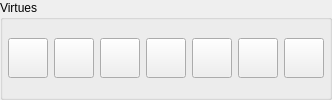
           <widget class="QGroupBox" name="CardgroupBoxVirtues">
            <property name="title">
             <string>Virtues</string>
            </property>
            <layout class="QHBoxLayout" name="horizontalLayout_2">
             <property name="leftMargin">
              <number>5</number>
             </property>
             <property name="topMargin">
              <number>5</number>
             </property>
             <property name="rightMargin">
              <number>5</number>
             </property>
             <property name="bottomMargin">
              <number>5</number>
             </property>
             <item>
              <widget class="DisciplineButton" name="def">
               <property name="sizePolicy">
                <sizepolicy hsizetype="Fixed" vsizetype="Fixed">
                 <horstretch>0</horstretch>
                 <verstretch>0</verstretch>
                </sizepolicy>
               </property>
               <property name="minimumSize">
                <size>
                 <width>40</width>
                 <height>40</height>
                </size>
               </property>
               <property name="maximumSize">
                <size>
                 <width>40</width>
                 <height>40</height>
                </size>
               </property>
               <property name="text">
                <string/>
               </property>
              </widget>
             </item>
             <item>
              <widget class="DisciplineButton" name="inn">
               <property name="sizePolicy">
                <sizepolicy hsizetype="Fixed" vsizetype="Fixed">
                 <horstretch>0</horstretch>
                 <verstretch>0</verstretch>
                </sizepolicy>
               </property>
               <property name="minimumSize">
                <size>
                 <width>40</width>
                 <height>40</height>
                </size>
               </property>
               <property name="maximumSize">
                <size>
                 <width>40</width>
                 <height>40</height>
                </size>
               </property>
               <property name="text">
                <string/>
               </property>
              </widget>
             </item>
             <item>
              <widget class="DisciplineButton" name="jud">
               <property name="sizePolicy">
                <sizepolicy hsizetype="Fixed" vsizetype="Fixed">
                 <horstretch>0</horstretch>
                 <verstretch>0</verstretch>
                </sizepolicy>
               </property>
               <property name="minimumSize">
                <size>
                 <width>40</width>
                 <height>40</height>
                </size>
               </property>
               <property name="maximumSize">
                <size>
                 <width>40</width>
                 <height>40</height>
                </size>
               </property>
               <property name="text">
                <string/>
               </property>
              </widget>
             </item>
             <item>
              <widget class="DisciplineButton" name="mar">
               <property name="sizePolicy">
                <sizepolicy hsizetype="Fixed" vsizetype="Fixed">
                 <horstretch>0</horstretch>
                 <verstretch>0</verstretch>
                </sizepolicy>
               </property>
               <property name="minimumSize">
                <size>
                 <width>40</width>
                 <height>40</height>
                </size>
               </property>
               <property name="maximumSize">
                <size>
                 <width>40</width>
                 <height>40</height>
                </size>
               </property>
               <property name="text">
                <string/>
               </property>
              </widget>
             </item>
             <item>
              <widget class="DisciplineButton" name="red">
               <property name="sizePolicy">
                <sizepolicy hsizetype="Fixed" vsizetype="Fixed">
                 <horstretch>0</horstretch>
                 <verstretch>0</verstretch>
                </sizepolicy>
               </property>
               <property name="minimumSize">
                <size>
                 <width>40</width>
                 <height>40</height>
                </size>
               </property>
               <property name="maximumSize">
                <size>
                 <width>40</width>
                 <height>40</height>
                </size>
               </property>
               <property name="text">
                <string/>
               </property>
              </widget>
             </item>
             <item>
              <widget class="DisciplineButton" name="ven">
               <property name="sizePolicy">
                <sizepolicy hsizetype="Fixed" vsizetype="Fixed">
                 <horstretch>0</horstretch>
                 <verstretch>0</verstretch>
                </sizepolicy>
               </property>
               <property name="minimumSize">
                <size>
                 <width>40</width>
                 <height>40</height>
                </size>
               </property>
               <property name="maximumSize">
                <size>
                 <width>40</width>
                 <height>40</height>
                </size>
               </property>
               <property name="text">
                <string/>
               </property>
              </widget>
             </item>
             <item>
              <widget class="DisciplineButton" name="vis2">
               <property name="sizePolicy">
                <sizepolicy hsizetype="Fixed" vsizetype="Fixed">
                 <horstretch>0</horstretch>
                 <verstretch>0</verstretch>
                </sizepolicy>
               </property>
               <property name="minimumSize">
                <size>
                 <width>40</width>
                 <height>40</height>
                </size>
               </property>
               <property name="maximumSize">
                <size>
                 <width>40</width>
                 <height>40</height>
                </size>
               </property>
               <property name="text">
                <string/>
               </property>
              </widget>
             </item>
            </layout>
           </widget>
